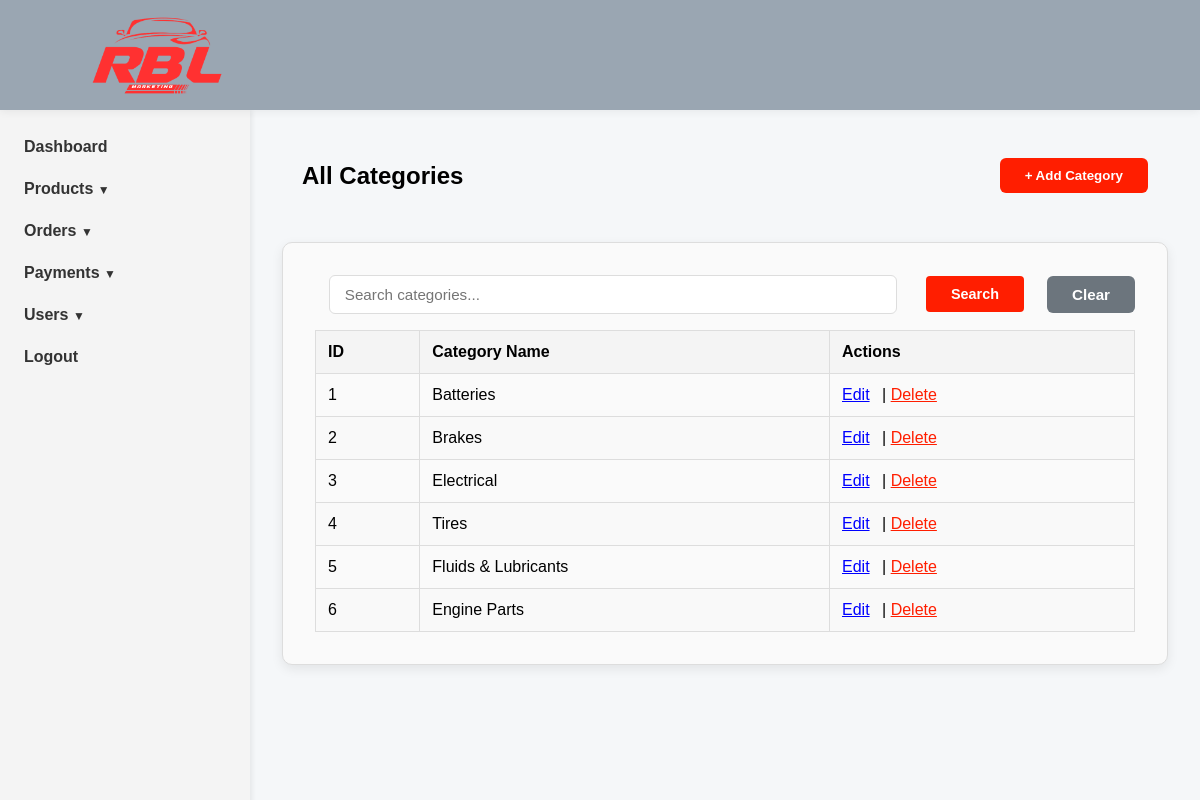
/dashboard/categories/ (signed in), run on the app's committed database.
### catalog/models.py (models this page shows, shortened)
class Category(models.Model):
    category_name = models.CharField(max_length=100)

### store_dashboard/views.py (the view)
# urls.py: path('categories/', views.dashboard_categories, name='dashboard_categories'),
@staff_member_required
def dashboard_categories(request):
    if request.method == 'POST':
        name = request.POST.get('category_name')
        if name:
            Category.objects.create(category_name=name)
            messages.success(request, f"Category '{name}' added successfully!")
        return redirect('dashboard_categories')
    categories = Category.objects.all()
    search_query = request.GET.get('search', '')
    if search_query:
        categories = categories.filter(category_name__icontains=search_query)
    context = {
        'categories': categories,
    }
    return render(request, 'store_dashboard/dashboard_categories.html', context)

### catalog/context_processors.py (called while the page is built)
def global_nav_data(request):
    return {
        'nav_categories': Category.objects.all(),
        'nav_brands': Brand.objects.all(),
    }

### store_dashboard/templates/store_dashboard/dashboard_categories.html (shortened to what this page needs)
{% extends 'store_dashboard/base_admin.html' %}
{% load static %}
{% block content %}
<main>
    <div class="add-button-section">
        <h2>All Categories</h2>
        <button class="add-button" id="openCatBtn">+ Add Category</button>
    </div>
    <div class="admin-products-container">
        <form method="get" action="" class="filter-controls" style="margin-bottom:1rem;">
            <div class="search-box">
                <input type="text" name="search" placeholder="Search categories..." value="{{ request.GET.search }}">
            </div>
            <button type="submit" class="filter-btn">Search</button>
            <a href="{% url 'dashboard_categories' %}" class="clear-btn">Clear</a>
        </form>
        <table>
            <thead>
                <tr>
                    <th>ID</th>
                    <th>Category Name</th>
                    <th>Actions</th>
                </tr>
            </thead>
            <tbody>
                {% for category in categories %}
                    <tr>
                        <td>{{ category.id }}</td>
                        <td>{{ category.category_name }}</td>
                        <td>
                            <button type="button" class="editCatBtn" style="background:none; border:none; color:blue; text-decoration:underline; cursor:pointer; padding:0; font-size:1rem;"
                                data-id="{{ category.id }}"
                                data-name="{{ category.category_name }}">
                                Edit
                            </button> |
                            <a href="{% url 'delete_category' category.id %}" onclick="return confirm('Delete {{ category.category_name }}? This will also delete ALL products inside this category!');" style="color: #ff1e00;">Delete</a>
                        </td>
                    </tr>
                {% empty %}
                    <tr><td colspan='3'>No categories found.</td></tr>
                {% endfor %}
            </tbody>
        </table>
    </div>
</main>
{% endblock %}

### static/css/ownerstyle.css (style rules this page uses)
html, body { margin: 0; padding: 0; box-sizing: border-box; font-family: Arial, Helvetica, sans-serif; background: #f5f7f9; }
main { margin-top: 80px; padding: 2rem; text-align: center; margin-left: 250px; }
.admin-products-container { max-width: 100%; margin: 2rem auto; padding: 2rem; border: 1px solid #ddd; border-radius: 10px; box-shadow: 0 4px 12px rgba(0, 0, 0, 0.08); background: #fafafa; }
.admin-products-container table { width: 100%; border-collapse: collapse; }
.admin-products-container th, .admin-products-container td { border: 1px solid #ddd; padding: 0.75rem; text-align: left; }
.admin-products-container th { background-color: #f4f4f4; font-weight: bold; }
.admin-products-container tr:nth-child(even) { background-color: #f9f9f9; }
.admin-products-container button { padding: 10px 25px; border: none; border-radius: 4px; background-color: #ff1e00; color: white; font-size: 0.9rem; cursor: pointer; transition: background-color 0.3s; margin-right: 0.5rem; }
.filter-btn, .clear-btn { padding: 8px 20px; border: none; border-radius: 4px; font-size: 0.95rem; font-weight: 600; cursor: pointer; text-decoration: none; display: inline-block; transition: all 0.3s; }
.filter-btn { background-color: #ff1e00; color: white; }
.clear-btn { background-color: #6c757d; color: white; }
.add-button-section { display: flex; gap: 15px; margin: 20px; margin-top: 30px; flex-wrap: wrap; align-items: center; justify-content: space-between; }
.add-button { padding: 10px 25px; background: #ff1e00; color: white; border: none; border-radius: 6px; font-weight: 600; cursor: pointer; transition: all 0.3s; }
.filter-controls { display: flex; gap: 15px; margin-bottom: 20px; flex-wrap: wrap; align-items: center; }
.search-box { flex: 1; min-width: 250px; }
.search-box input { width: 90%; padding: 10px 15px; border: 1px solid #ddd; border-radius: 6px; font-size: 0.95rem; }
.filter-btn { padding: 10px 25px; background: #ff1e00; color: white; border: none; border-radius: 6px; font-weight: 600; cursor: pointer; transition: all 0.3s; }
.clear-btn { padding: 10px 25px; background: #6c757d; color: white; border: none; border-radius: 6px; font-weight: 600; text-decoration: none; display: inline-block; cursor: pointer; transition: all 0.3s; }

### data on the page
Category: id "1", category_name "Batteries"
Category: id "2", category_name "Brakes"
Category: id "3", category_name "Electrical"
Category: id "4", category_name "Tires"
Category: id "5", category_name "Fluids & Lubricants"
Category: id "6", category_name "Engine Parts"
